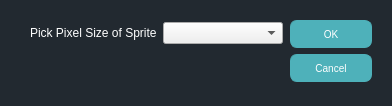
<?xml version="1.0" encoding="UTF-8"?>
<ui version="4.0">
 <class>NewProjectDialog</class>
 <widget class="QDialog" name="NewProjectDialog">
  <property name="geometry">
   <rect>
    <x>0</x>
    <y>0</y>
    <width>392</width>
    <height>106</height>
   </rect>
  </property>
  <property name="windowTitle">
   <string>Dialog</string>
  </property>
  <property name="styleSheet">
   <string notr="true">QLabel
{

color: white;
}

QDialog
{

background-color: #222930;

}</string>
  </property>
  <widget class="QDialogButtonBox" name="buttonBox">
   <property name="geometry">
    <rect>
     <x>290</x>
     <y>20</y>
     <width>101</width>
     <height>91</height>
    </rect>
   </property>
   <property name="styleSheet">
    <string notr="true">QPushButton {
color: white;
/*background-color: QLinearGradient( x1: 0, y1: 0, x2: 0, y2: 1, stop: 0 #88d, stop: 0.1 #99e, stop: 0.49 #77c, stop: 0.5 #66b, stop: 1 #77c);*/
background-color: #4EB1BA;
border-width: 1px;
border-color: #4EB1BA;
border-style: solid;
border-radius: 7;
padding: 3px;
font-size: 10px;

padding-left: 5px;
padding-right: 5px;
min-width: 70px;
max-width: 70px;
min-height: 20px;
max-height: 20px;
}


QPushButton:pressed 
{ 
background-color: 222930; 
}</string>
   </property>
   <property name="orientation">
    <enum>Qt::Vertical</enum>
   </property>
   <property name="standardButtons">
    <set>QDialogButtonBox::Cancel|QDialogButtonBox::Ok</set>
   </property>
  </widget>
  <widget class="QWidget" name="layoutWidget">
   <property name="geometry">
    <rect>
     <x>30</x>
     <y>20</y>
     <width>253</width>
     <height>26</height>
    </rect>
   </property>
   <layout class="QHBoxLayout" name="horizontalLayout">
    <item>
     <widget class="QLabel" name="label">
      <property name="text">
       <string>Pick Pixel Size of Sprite</string>
      </property>
     </widget>
    </item>
    <item>
     <widget class="QComboBox" name="sizeComboBox"/>
    </item>
   </layout>
  </widget>
 </widget>
 <resources/>
 <connections>
  <connection>
   <sender>buttonBox</sender>
   <signal>accepted()</signal>
   <receiver>NewProjectDialog</receiver>
   <slot>accept()</slot>
   <hints>
    <hint type="sourcelabel">
     <x>248</x>
     <y>254</y>
    </hint>
    <hint type="destinationlabel">
     <x>157</x>
     <y>274</y>
    </hint>
   </hints>
  </connection>
  <connection>
   <sender>buttonBox</sender>
   <signal>rejected()</signal>
   <receiver>NewProjectDialog</receiver>
   <slot>reject()</slot>
   <hints>
    <hint type="sourcelabel">
     <x>316</x>
     <y>260</y>
    </hint>
    <hint type="destinationlabel">
     <x>286</x>
     <y>274</y>
    </hint>
   </hints>
  </connection>
 </connections>
</ui>
